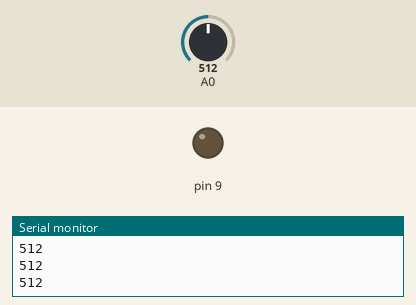
Simulated run of this sketch. Board: Arduino Uno, built with avr-gcc and run on an emulated ATmega328P. On the bench: output pins drawn as LEDs (lit = HIGH), the last lines printed to the serial monitor. The inputs (shaded band) are chosen by the test bench; at power-on: A0 = 512.

Above: at 1.2 s.
1.3 s: A0 set to 835
2.8 s: A0 set to 867
At 3.3 s:
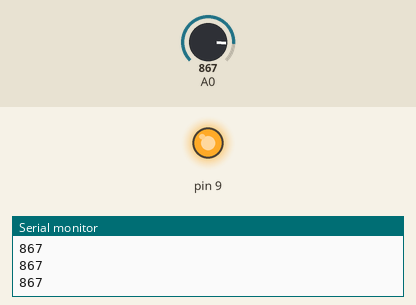
4.3 s: A0 set to 840
At 5.5 s:
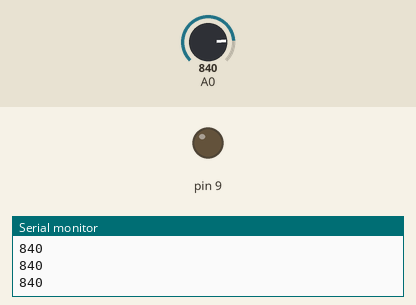
5.8 s: A0 set to 860
At 6.7 s:
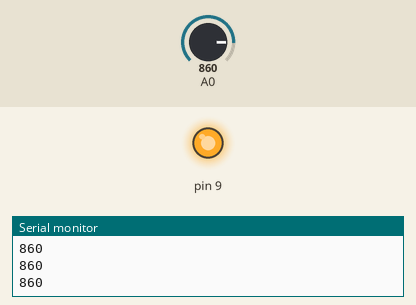
Timing chart, 0 to 8.3 s (numbered marks = the images above; inputs shaded):
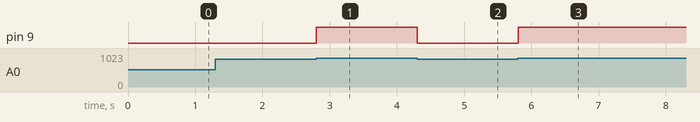

Measured:
- the behaviour switches between 850 and 851 on A0 (found by bisection; images 0 and 1)
- after the input at 2.8 s, pin 9: LOW → HIGH at once
- after the input at 4.3 s, pin 9: HIGH → LOW at once
- after the input at 5.8 s, pin 9: LOW → HIGH at once

The sketch:

sketch_jan13a.ino
```cpp
//Variables
int value;

void setup(){
 Serial.begin(9600);
 pinMode(9, OUTPUT);  //
 pinMode(A0, INPUT);//
}
void loop(){
  value = analogRead(A0);

  //
  if (value > 850){
    digitalWrite(9, HIGH);
  }
  else{
    digitalWrite(9, LOW);
  }
  Serial.println (value);
}
```
